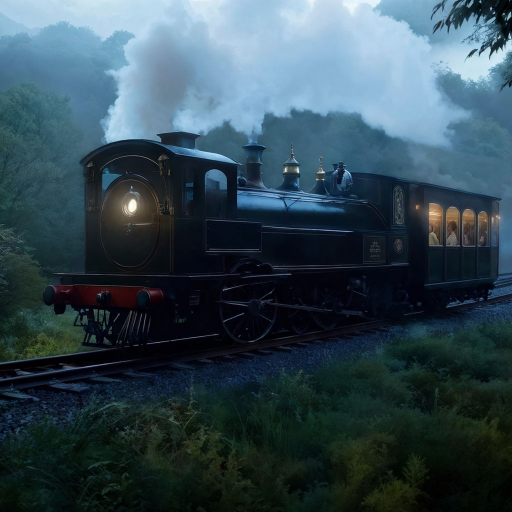
#> input picture ghostly-train.jpeg, 1024 x 1024 px, given in place of the camera (shown at 1/2 size)
$ python color_picker.py
#> lines starting #> are read from the running program, lines starting #| are printed output that depends on the picture; after the words box and inside, x2 and y2 are one past the last pixel; in counts of white or black regions, pixels touching at a corner belong together
import cv2
import numpy as np

frameWidth = 640
frameHeight = 480
cap = cv2.VideoCapture(0)  # Use 0 for default camera, 1 for secondary camera
cap.set(3, frameWidth)
cap.set(4, frameHeight)
cap.set(10, 150)  # Adjust brightness as needed

def empty(a):
    pass

# Create windows with specified size
cv2.namedWindow("Original", cv2.WINDOW_NORMAL)
cv2.resizeWindow("Original", frameWidth, frameHeight)
cv2.namedWindow("Mask", cv2.WINDOW_NORMAL)
cv2.resizeWindow("Mask", frameWidth, frameHeight)
cv2.namedWindow("Result", cv2.WINDOW_NORMAL)
cv2.resizeWindow("Result", frameWidth, frameHeight)

# Create HSV window with trackbars
cv2.namedWindow("HSV")
cv2.resizeWindow("HSV", 640, 240)
cv2.createTrackbar("HUE Min", "HSV", 0, 179, empty)
#> slider 'HUE Min' is set to 35
cv2.createTrackbar("SAT Min", "HSV", 0, 255, empty)
#> slider 'SAT Min' is set to 51
cv2.createTrackbar("VALUE Min", "HSV", 0, 255, empty)
#> slider 'VALUE Min' is set to 51
cv2.createTrackbar("HUE Max", "HSV", 179, 179, empty)
cv2.createTrackbar("SAT Max", "HSV", 255, 255, empty)
cv2.createTrackbar("VALUE Max", "HSV", 255, 255, empty)

while True:

    _, img = cap.read()
#> img is the input picture: shape (1024, 1024, 3); mean B, G, R 82.4, 72.1, 51.4
    imgHsv = cv2.cvtColor(img, cv2.COLOR_BGR2HSV)
#> imgHsv: shape (1024, 1024, 3); mean H, S, V 94.5, 135, 85.1

    h_min = cv2.getTrackbarPos("HUE Min", "HSV")
    h_max = cv2.getTrackbarPos("HUE Max", "HSV")
    s_min = cv2.getTrackbarPos("SAT Min", "HSV")
    s_max = cv2.getTrackbarPos("SAT Max", "HSV")
    v_min = cv2.getTrackbarPos("VALUE Min", "HSV")
    v_max = cv2.getTrackbarPos("VALUE Max", "HSV")

    lower = np.array([h_min, s_min, v_min])
    upper = np.array([h_max, s_max, v_max])
    mask = cv2.inRange(imgHsv, lower, upper)
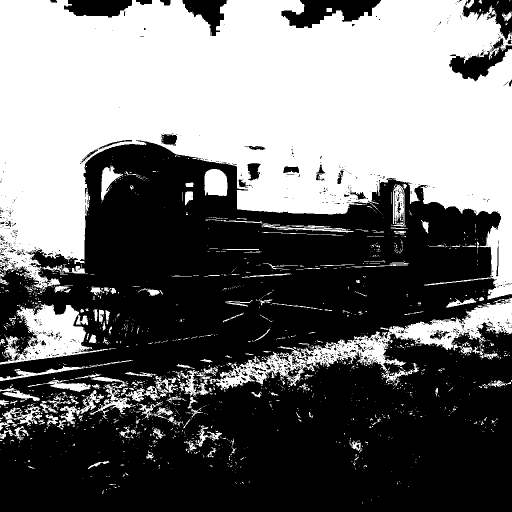
#> mask: shape (1024, 1024) (shown at 1/2 size); 43.9% white; 1667 white regions (1478 under 20 px), largest, box (x1, y1, x2, y2) and area: (0, 0, 1024, 599) 390576, (419, 596, 1024, 780) 22030, (0, 607, 216, 729) 11169
    result = cv2.bitwise_and(img, img, mask=mask)
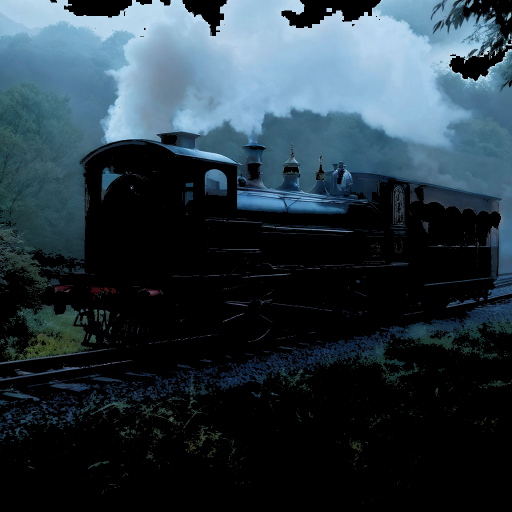
#> result: shape (1024, 1024, 3) (shown at 1/2 size); mean B, G, R 64.8, 55.5, 40.1

    mask = cv2.cvtColor(mask, cv2.COLOR_GRAY2BGR)

    # Display individual windows with consistent size
    cv2.imshow("Original", img)
    cv2.imshow("Mask", mask)
    cv2.imshow("Result", result)

    if cv2.waitKey(1) & 0xFF == ord('q'):
#> (key q is pressed here)
        break

cap.release()
cv2.destroyAllWindows()

$ run again, on woman1.jpeg
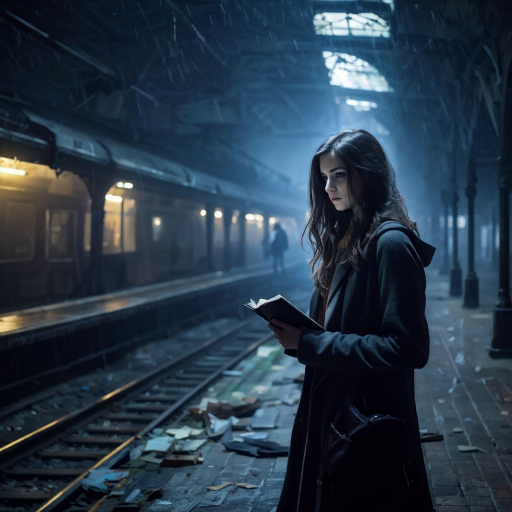
#> input picture woman1.jpeg, 1024 x 1024 px, given in place of the camera (shown at 1/2 size)
#> img is the input picture: shape (1024, 1024, 3); mean B, G, R 73.5, 57.4, 40.4
#> imgHsv: shape (1024, 1024, 3); mean H, S, V 104.1, 137.9, 74.9
#> `mask = cv2.inRange(imgHsv, lower, upper)`:
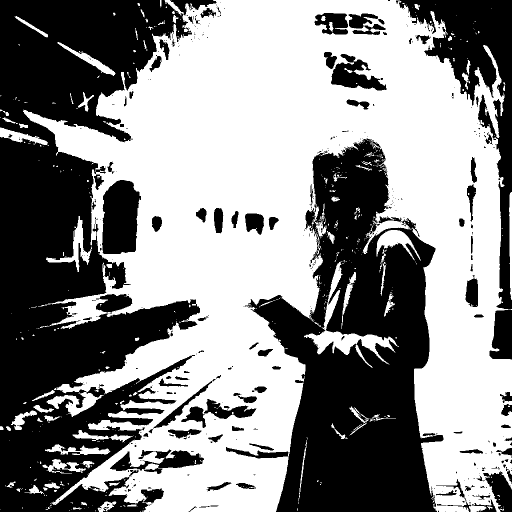
#> mask: shape (1024, 1024) (shown at 1/2 size); 54.7% white; 453 black regions (338 under 20 px), largest, box (x1, y1, x2, y2) and area: (0, 0, 433, 1024) 229114, (489, 277, 887, 1024) 156962, (798, 0, 1024, 619) 36844
#> `result = cv2.bitwise_and(img, img, mask=mask)`:
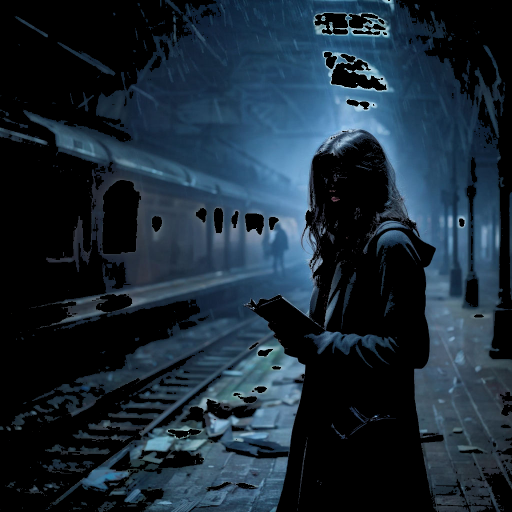
#> result: shape (1024, 1024, 3) (shown at 1/2 size); mean B, G, R 54.6, 42.1, 27

$ run again, on woman2.jpeg
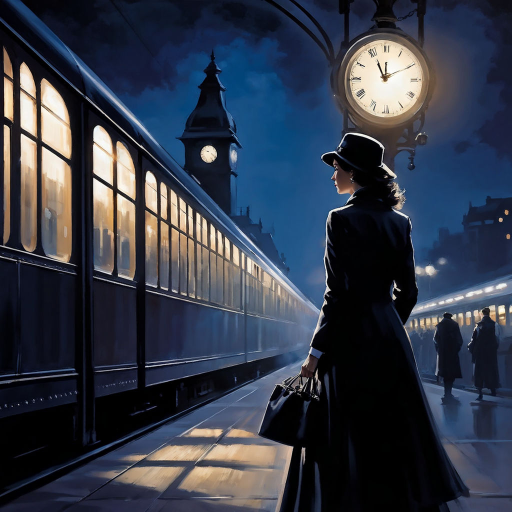
#> input picture woman2.jpeg, 1024 x 1024 px, given in place of the camera (shown at 1/2 size)
#> img is the input picture: shape (1024, 1024, 3); mean B, G, R 72.1, 57.7, 50.8
#> imgHsv: shape (1024, 1024, 3); mean H, S, V 88.8, 118.6, 77.9
#> `mask = cv2.inRange(imgHsv, lower, upper)`:
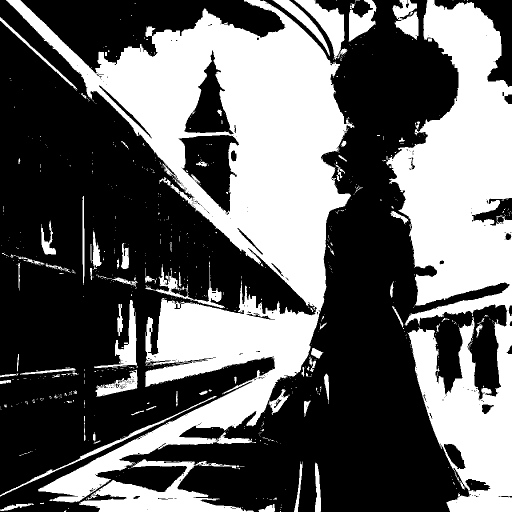
#> mask: shape (1024, 1024) (shown at 1/2 size); 39.4% white; 796 white regions (708 under 20 px), largest, box (x1, y1, x2, y2) and area: (12, 0, 709, 1005) 222361, (772, 0, 1024, 1024) 142964, (158, 918, 508, 1024) 13368
#> `result = cv2.bitwise_and(img, img, mask=mask)`:
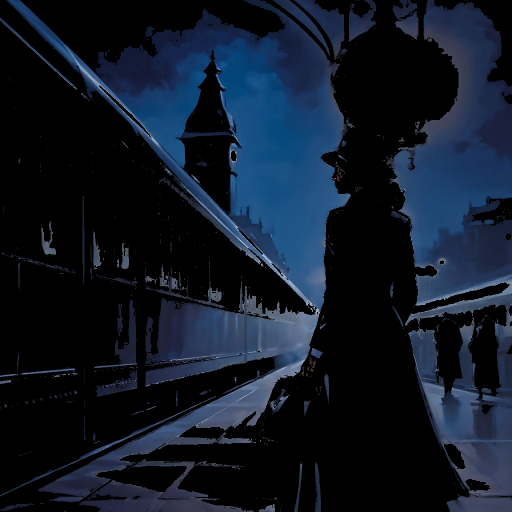
#> result: shape (1024, 1024, 3) (shown at 1/2 size); mean B, G, R 38.5, 24.9, 15.8
